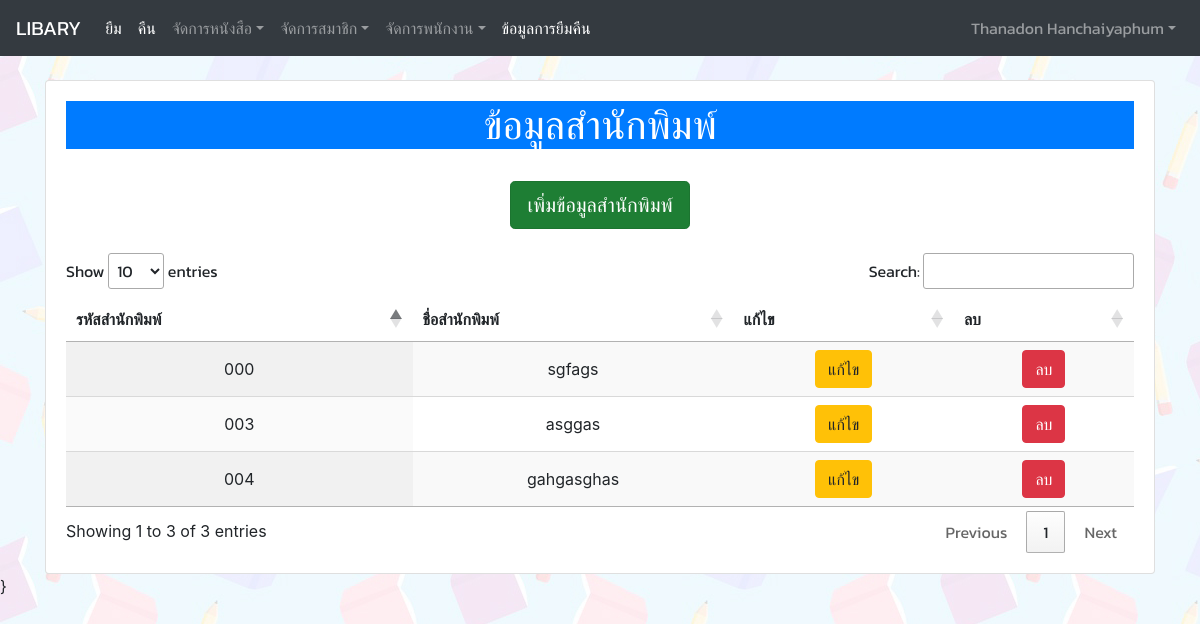
The page /admin/publisher.php (signed in) on the database its author committed.
### tables this page shows
CREATE TABLE `staff` (
  `id_staff` tinyint(3) UNSIGNED ZEROFILL NOT NULL,
  `name_staff` varchar(60) NOT NULL,
  `lname_staff` varchar(40) NOT NULL,
  `id_stype` tinyint(2) NOT NULL,
  `username` varchar(50) NOT NULL,
  `password` int(11) NOT NULL
);

CREATE TABLE `publisher` (
  `id_publisher` tinyint(3) UNSIGNED ZEROFILL NOT NULL,
  `publisher` varchar(60) NOT NULL
);

### admin/publisher.php (the view, shortened to what this page needs)
<?php
include('../condb.php');
$publisher  ="SELECT * FROM publisher" or die("Error:" . mysqli_error());
$pub = mysqli_query($con, $publisher);
?>
<!doctype html>
<html lang="en">
  <head>
    <link rel="stylesheet" href="https://cdn.jsdelivr.net/npm/bootstrap@4.5.3/dist/css/bootstrap.min.css">
    <link rel="stylesheet" href="../stly.css">
    <link href="https://cdn.datatables.net/1.10.22/css/jquery.dataTables.min.css" rel="stylesheet">
  </head>
  <body>
   <?php include 'admin_nav.php'?>
   <br>
   <div class="container">
     <div class="card">
        <div class="card-body">
        <h1 class="text-center bg-primary text-white">ข้อมูลสำนักพิมพ์</h1>
        <br><div class="text-center">
        <a href="../admin/add_publisher.php" class="btn btn-success btn-lg active" role="button" aria-pressed="true">เพิ่มข้อมูลสำนักพิมพ์</a>
        </div>
  <br>
    <table id="myTable" class="display text-center">
    <thead>
    <tr>
        <th>รหัสสำนักพิมพ์</th>
        <th>ชื่อสำนักพิมพ์</th>
        <th>แก้ไข</th>
        <th>ลบ</th>
    </tr>
    </thead>
    <?php foreach ($pub as $p) {?>
      <tr>
        <td><?php echo $p['id_publisher']; ?></td>
        <td><?php echo $p['publisher'];?></td>
        <td><a class="btn btn-warning btn-md" href="../admin/edit_publisher.php?id_publisher=<?php echo  $p['id_publisher']; ?>"  role="button">แก้ไข</td>
        <td><a class="btn btn-danger btn-md" href='../check/del_publisher.php?id_publisher=<?php echo $p['id_publisher']; ?>'onclick="return confirm('คุณต้องการที่จะลบข้อมูลนี้หรือไม่')">ลบ</a></td>
      </tr>
    					  <?php }?>
    </table>
    </div>
</div>
</div>
}
</body>
</html>

### admin/admin_nav.php (shortened to what this page needs)
<?php
include('../condb.php');
$id_staff = $_SESSION['id_staff'];
$query ="SELECT * FROM staff WHERE id_staff='$id_staff'" or die("Error:" . mysqli_error());
$result = mysqli_query($con, $query);
$row = mysqli_fetch_array($result);
?>
<nav class="sb-topnav navbar navbar-expand navbar-dark bg-dark ">
            <a class="navbar-brand" href="../admin/admin_page.php">LIBARY</a>
    <div class="collapse navbar-collapse" id="navbarSupportedContent">
    <ul class="navbar-nav mr-auto">
      <li class="nav-item active">
        <a class="nav-link" href="../admin/borrow.php">ยืม <span class="sr-only">(current)</span></a>
      </li>
      <li class="nav-item active">
        <a class="nav-link" href="../admin/return.php">คืน <span class="sr-only">(current)</span></a>
      </li>
      <li class="nav-item dropdown">
    <a class="nav-link dropdown-toggle" data-toggle="dropdown" href="#" role="button" aria-haspopup="true" aria-expanded="false">จัดการหนังสือ</a>
      </li>
      <li class="nav-item dropdown">
    <a class="nav-link dropdown-toggle" data-toggle="dropdown" href="#" role="button" aria-haspopup="true" aria-expanded="false">จัดการสมาชิก</a>
      </li>
      <li class="nav-item dropdown">
    <a class="nav-link dropdown-toggle" data-toggle="dropdown" href="#" role="button" aria-haspopup="true" aria-expanded="false">จัดการพนักงาน</a>
      </li>
      <li class="nav-item active">
        <a class="nav-link" href="../admin/report.php">ข้อมูลการยืมคืน <span class="sr-only">(current)</span></a>
      </li>
        </div>
            <ul class="navbar-nav ml-auto ml-md-0">
                <li class="nav-item dropdown">
                    <a class="nav-link dropdown-toggle" id="userDropdown" href="#" role="button" data-toggle="dropdown" aria-haspopup="true" aria-expanded="false"> <?php echo $row["name_staff"],"   ", $row["lname_staff"];?></a>
                </li>
            </ul>
        </nav>

### stly.css (style rules this page uses)
a,h5,h2,h3,h4,p,h1,li,ul,label { font-family: 'Kanit', sans-serif; }
body { background-image: url('img/bg.jpg'); }

### rows shown on the page
staff: name_staff "Thanadon", lname_staff "Hanchaiyaphum"
publisher: id_publisher "000", publisher "sgfags"
publisher: id_publisher "003", publisher "asggas"
publisher: id_publisher "004", publisher "gahgasghas"
